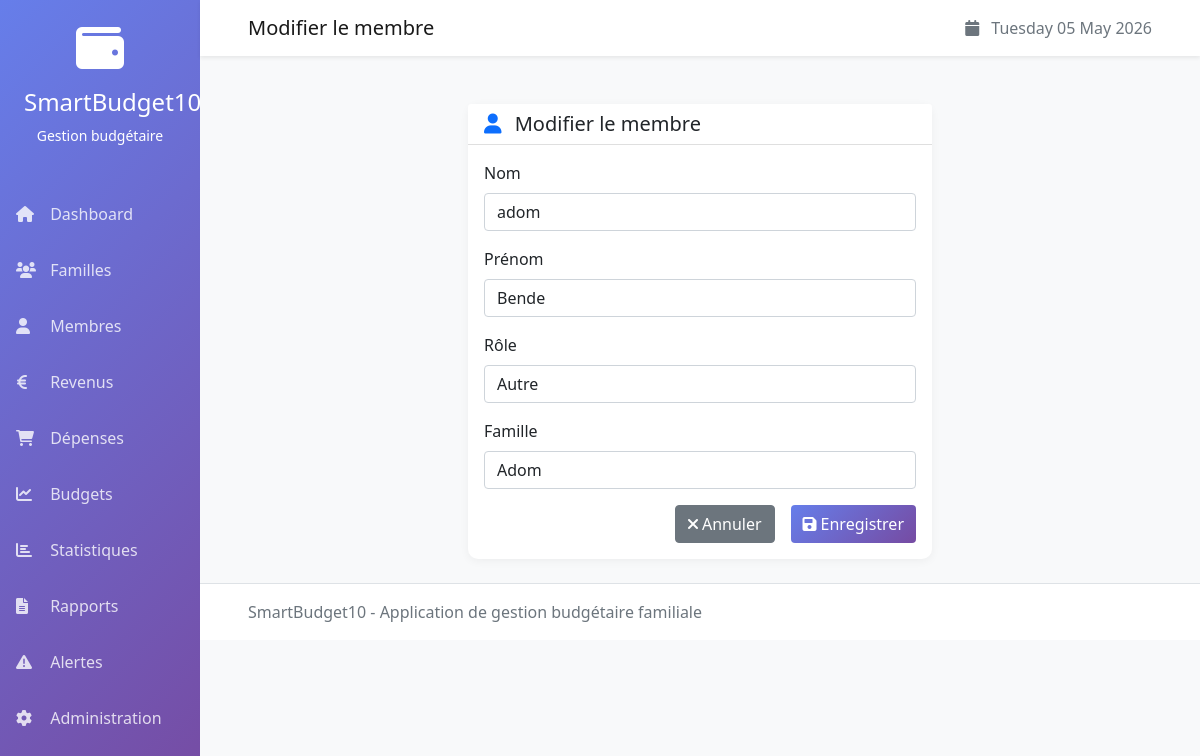
Screenshot of /membres/1/modifier/ with the database file from the repository.
### gestionbudgetfamille10/models/membre.py (models this page shows, shortened)
class Membre(models.Model):
    ROLE_CHOICES = [
        ('parent', 'Parent'),
        ('enfant', 'Enfant'),
        ('autre', 'Autre'),
    ]
    idMembre = models.AutoField(primary_key=True)
    Nom = models.CharField(max_length=50)
    Prenom = models.CharField(max_length=50)
    Role = models.CharField(max_length=20, choices=ROLE_CHOICES, default='enfant')
    idFamille = models.ForeignKey(Famille, on_delete=models.CASCADE, related_name='membres')
    class Meta:
        verbose_name = "Membre"
        verbose_name_plural = "Membres"

### gestionbudgetfamille10/models/famille.py (models this page shows)
class Famille(models.Model):
    idFamille = models.AutoField(primary_key=True)
    NomFamille = models.CharField(max_length=100)
    NombreMembres = models.IntegerField(default=1)
    def __str__(self):
        return self.NomFamille
    class Meta:
        verbose_name = "Famille"
        verbose_name_plural = "Familles"

### gestionbudgetfamille10/views/membre_views.py (the view)
# urls.py: path('membres/<int:pk>/modifier/', membre_views.modifier_membre, name='modifier_membre'),
def modifier_membre(request, pk):
    membre = get_object_or_404(Membre, idMembre=pk)
    if request.method == 'POST':
        form = MembreForm(request.POST, instance=membre)
        if form.is_valid():
            form.save()
            messages.success(request, f"Membre {membre.Prenom} {membre.Nom} modifié avec succès !")
            return redirect('detail_famille', pk=membre.idFamille.idFamille)
    else:
        form = MembreForm(instance=membre)
    return render(request, 'gestionbudgetfamille10/membre/form.html', {
        'form': form,
        'titre': 'Modifier le membre',
        'membre': membre
    })

### gestionbudgetfamille10/forms/membre_forms.py
class MembreForm(forms.ModelForm):
    class Meta:
        model = Membre
        fields = ['Nom', 'Prenom', 'Role', 'idFamille']
        widgets = {
            'Nom': forms.TextInput(attrs={'class': 'form-control', 'placeholder': 'Nom'}),
            'Prenom': forms.TextInput(attrs={'class': 'form-control', 'placeholder': 'Prénom'}),
            'Role': forms.Select(attrs={'class': 'form-control'}),
            'idFamille': forms.Select(attrs={'class': 'form-control'}),
        }
        labels = {
            'Nom': 'Nom',
            'Prenom': 'Prénom',
            'Role': 'Rôle',
            'idFamille': 'Famille',
        }
    def __init__(self, *args, **kwargs):
        super().__init__(*args, **kwargs)
        self.fields['idFamille'].queryset = Famille.objects.all()
        self.fields['idFamille'].empty_label = "Sélectionnez une famille"

### gestionbudgetfamille10/templates/gestionbudgetfamille10/membre/form.html (shortened to what this page needs)
{% extends 'gestionbudgetfamille10/base.html' %}
{% block page_title %}{{ titre }}{% endblock %}
{% block content %}
<div class="row justify-content-center">
    <div class="col-md-6">
        <div class="card">
            <div class="card-header bg-white">
                <h5 class="mb-0">
                    <i class="fas fa-user text-primary me-2"></i>
                    {{ titre }}
                </h5>
            </div>
            <div class="card-body">
                <form method="post">
                    {% for field in form %}
                        <div class="mb-3">
                            <label for="{{ field.id_for_label }}" class="form-label">
                                {{ field.label }}
                            </label>
                            {{ field }}
                        </div>
                    {% endfor %}
                    <div class="d-grid gap-2 d-md-flex justify-content-md-end">
                        <a href="{% url 'liste_membres' %}" class="btn btn-secondary me-md-2">
                            <i class="fas fa-times me-1"></i>Annuler
                        </a>
                        <button type="submit" class="btn btn-primary">
                            <i class="fas fa-save me-1"></i>Enregistrer
                        </button>
                    </div>
                </form>
            </div>
        </div>
    </div>
</div>
{% endblock %}

### gestionbudgetfamille10/templates/gestionbudgetfamille10/base.html (style rules this page uses)
.card { border: none; border-radius: 10px; box-shadow: 0 2px 10px rgba(0,0,0,.05); transition: transform 0.3s; }
.btn-primary { background: linear-gradient(135deg, #667eea 0%, #764ba2 100%); border: none; }

### rows the page displays
Membre: form "adom" "Bende" "Autre"
Famille: form "Adom"

### other values shown
{{ titre }} "Modifier le membre"
{{ field.label }} "Nom" "Prénom" "Rôle" "Famille"
